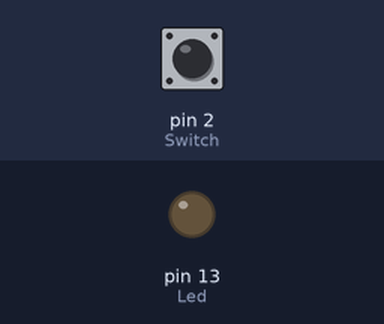
Simulated run of this sketch. Board: Arduino Uno, built with avr-gcc and run on an emulated ATmega328P. On the bench: output pins drawn as LEDs (lit = HIGH). The test bench sets the inputs (shaded band); at power-on: pin 2 (Switch) LOW.

Above: at 1.2 s.
1.3 s: pin 2 (Switch) pulled HIGH for 0.15 s
At 1.37 s:
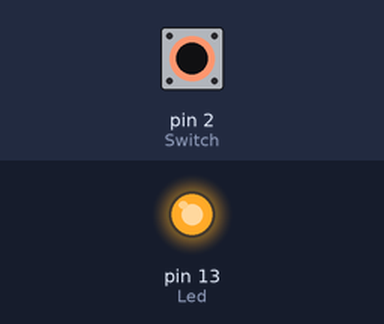
2.9 s: pin 2 (Switch) pulled HIGH for 3.2 s
At 6.7 s:
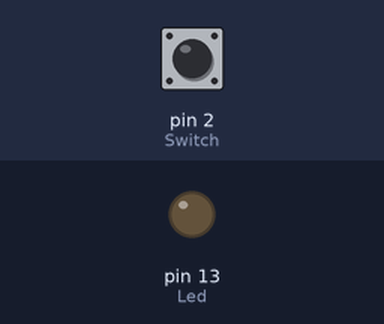
Timing chart, 0 to 8.2 s (numbered marks = the images above; inputs shaded):
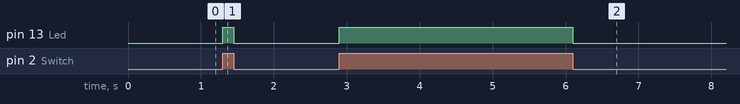

Measured:
- after the input at 1.3 s, pin 13 (Led): LOW → HIGH at once, → LOW 0.15 s later
- after the input at 2.9 s, pin 13 (Led): LOW → HIGH at once, → LOW 3.2 s later

The sketch:

przycisk.ino
```cpp
int Led = 13;
int Switch = 2;

void setup() {
  pinMode(Led, OUTPUT);
  pinMode(Switch, INPUT);
}

void loop() {
  if (digitalRead(Switch) == HIGH)
    digitalWrite(Led, HIGH);
  else
    digitalWrite(Led, LOW);
}
```
